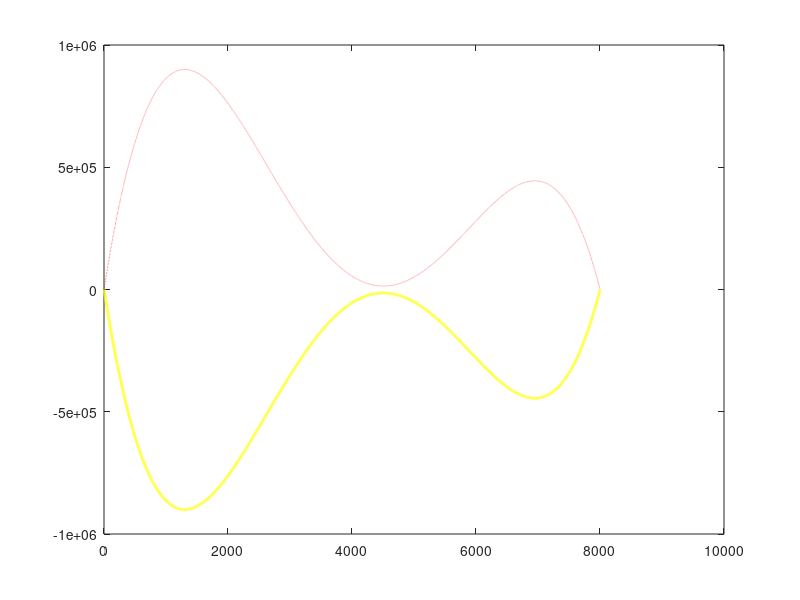

Reproduce this figure in MATLAB.
k = [-30, 50, 15 + 3j, 15-3j];
y = poly(k);

t = -30:0.01:50;

y1 = polyval(y,t);
y2 = -1 * y1;

xlabel('x-os');
ylabel('y-os');
title('Naslov');

plot(y1, 'y', 'LineWidth', 2);
hold on;
plot(y2, 'r:', 'LineWidth', 0.5);